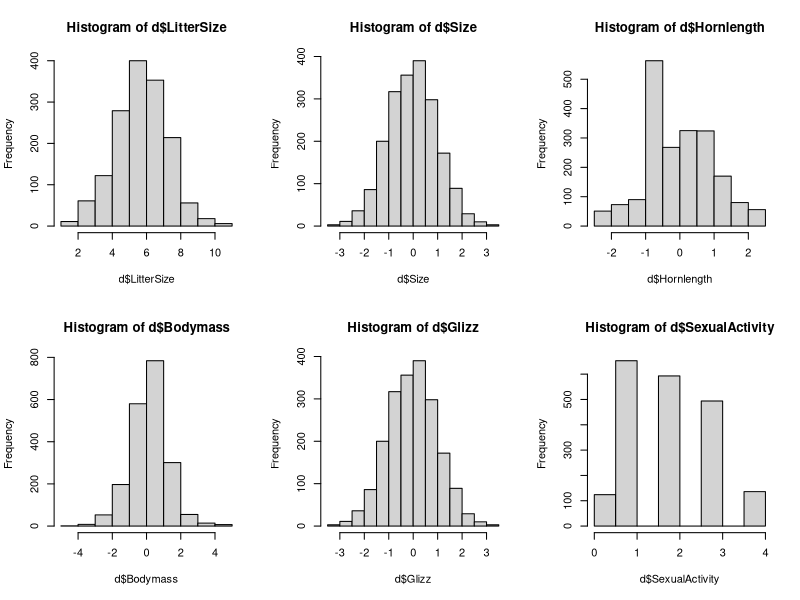
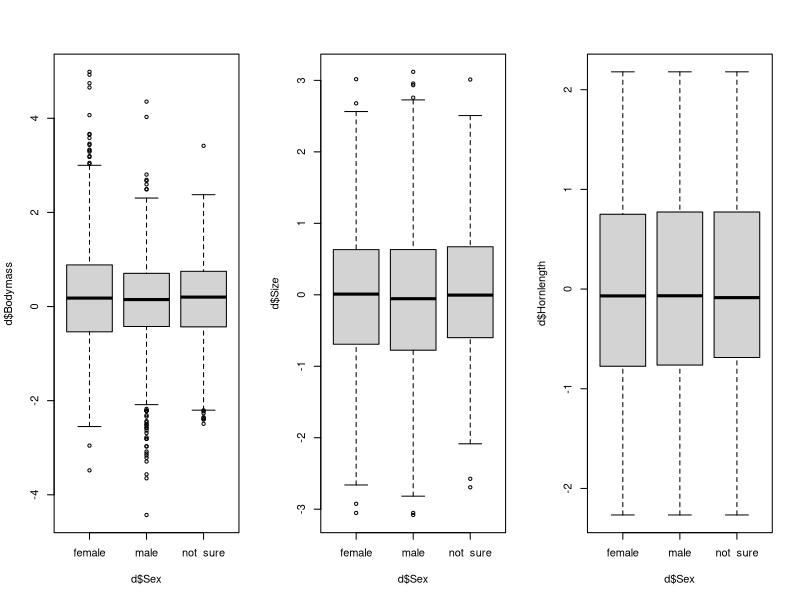
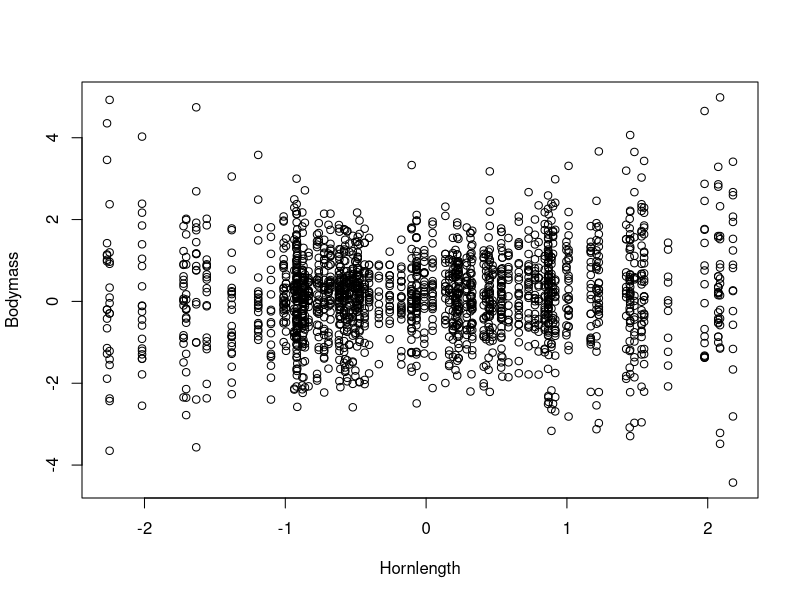
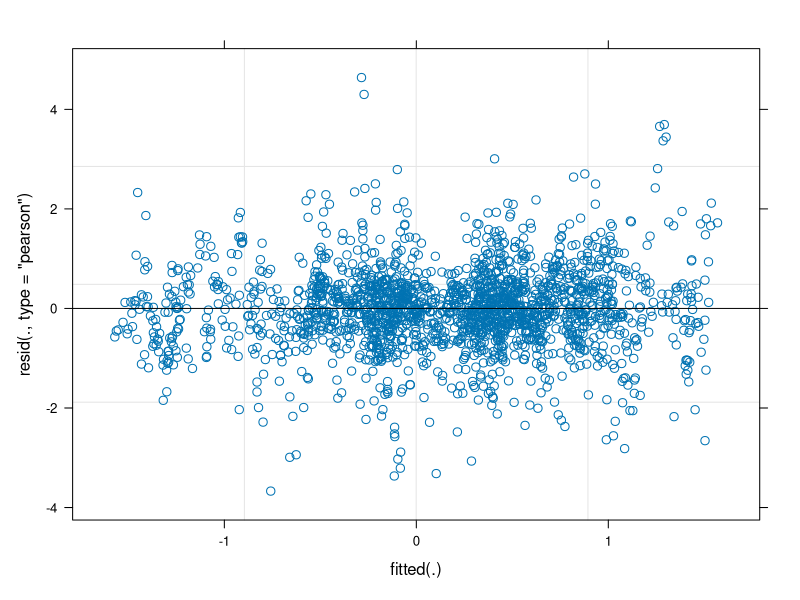
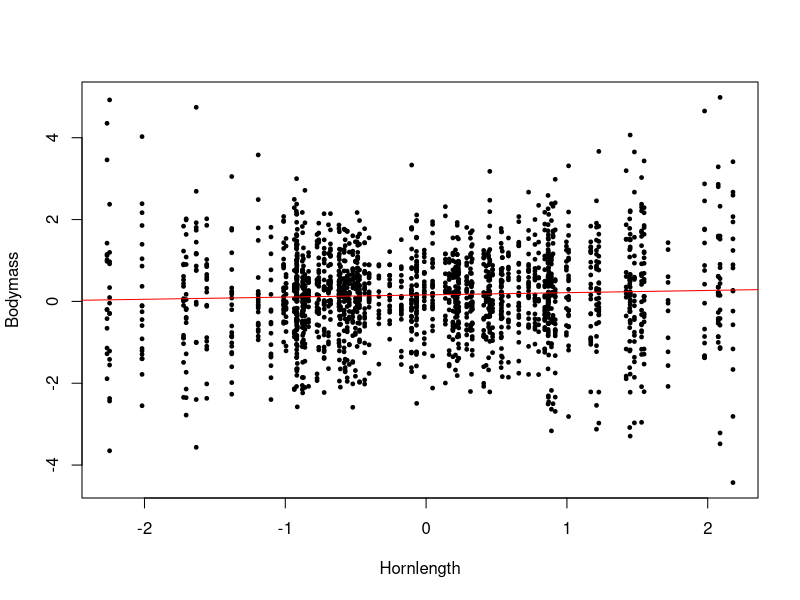

Recreate these plots in R, in order.
## DoThisSecondLMMs.pdf handout

# handouts and data: https://drive.google.com/file/d/1jTg1oA7GJxiRZwhCp0zMi-N5ySoyeYKz/view
## solutions: https://drive.google.com/file/d/1OjqNv1NVLkfpfjguQfmWiJyHhGJa6DGU/view

rm(list = ls())
d <- read.table("../data/DataForMMs.txt", header = T)
str(d)
max(d$Individual)
d$Individual <- as.factor(d$Individual)
names(d)
par(mfrow = c(2,3))
hist(d$LitterSize)
hist(d$Size)
hist(d$Hornlength)
hist(d$Bodymass)
hist(d$Glizz)
hist(d$SexualActivity)
dev.off()

## Hypothesis 1
par(mfrow = c(1,3))
boxplot(d$Bodymass ~ d$Sex)
boxplot(d$Size ~ d$Sex)
boxplot(d$Hornlength ~ d$Sex)

library(lme4)
h1m1 <- lmer(Bodymass ~ Sex + (1|Individual), data = d)
summary(h1m1)

h1m2 <- lmer(Bodymass ~ Sex + (1|Individual) + (1|Family), data = d)
summary(h1m2)

library(lmtest)
lrtest(h1m1, h1m2)

mR<-lmer(Bodymass~1+(1|Individual), data=d)
summary(mR)

repeatability<-(0.46/(0.46+0.72))
repeatability

# Hypothesis 2
graphics.off()

plot(Bodymass ~ Hornlength, data = d )

h2m1 <- lmer(Bodymass ~ Hornlength + Glizz + (1|Individual) + (1|Family), data = d)
summary(h2m1)
h2m2 <- lmer(Bodymass ~ Hornlength + (1|Individual) + (1|Family), data = d)
summary(h2m1)

plot(h2m2)


plot(Bodymass~Hornlength,data=d, pch=19, cex=0.5)
abline(0.16,0.054, col = "red")


# Hypothesis 4
# Unicorns with longer horns have a higher fitness


hornMod <- lmer(LitterSize ~ Hornlength + (1|Individual), data = d)
summary(hornMod)


